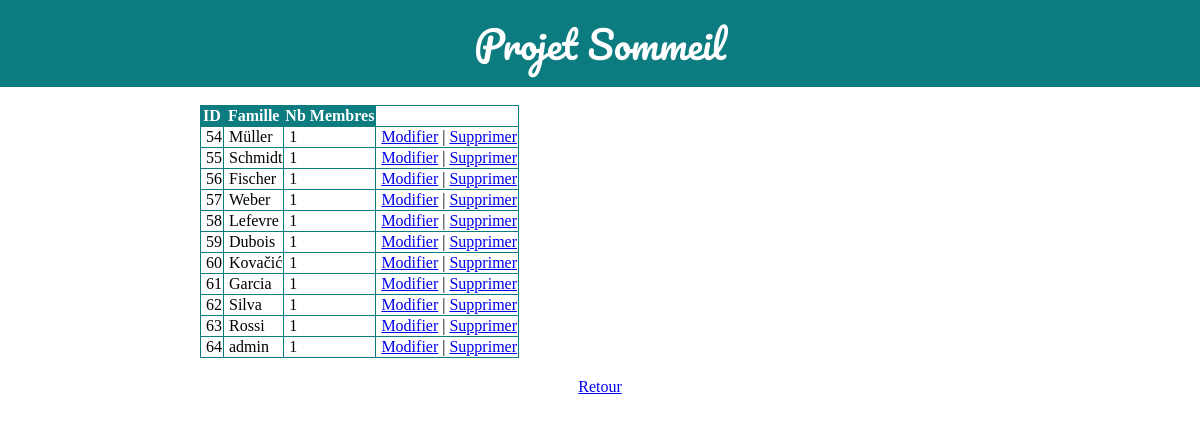
Screenshot of /admin/famille.php (signed in) with the database file from the repository.
### tables this page shows
CREATE TABLE `famille` (
  `id` int(11) NOT NULL,
  `nom` varchar(25) NOT NULL
);

### bdd.php (called while the page is built, shortened)
<?
function listeFamilles($mysqlConnection)
{
	$famille = null;
	$statment = $mysqlConnection->prepare("SELECT fa.id, fa.nom, count(*)as nbMembres from famille fa left join utilisateur ut on ut.id_famille = fa.id group by fa.id, fa.nom");
	if ($statment->execute()) {
		$famille = $statment->fetchAll();
	}
	return $famille;
}

### admin/famille.php (the view, shortened to what this page needs)
<?
include "verification.php";
$rows = listeFamilles($pdo);
?>
<!DOCTYPE html>
<html>
<head>
    <link rel="stylesheet" href="../style.css" media="screen" type="text/css" />
</head>
<body>
    <header>Projet Sommeil</header>
    <div id="container">
        <table>
            <thead>
                <tr>
                    <th>ID</th>
                    <th>Famille</th>
                    <th>Nb Membres</th>
                </tr>
            </thead>
            <tbody>
                <?php
                foreach ($rows as $row) {
                    echo "<tr>";
                    echo "<td>" . $row['id'] . "</td>";
                    echo "<td>" . $row['nom'] . "</td>";
                    echo "<td>" . $row['nbMembres'] . "</td>";
                    echo "<td><a href='edit_famille.php?id=" . $row['id'] . "'>Modifier</a> | <a onclick=\"return confirm('Êtes-vous sûr de vouloir supprimer cette famille ?')\" href='delete_famille.php?id=" . $row['id'] . "'>Supprimer</a></td>";
                    echo "</tr>";
                }
                ?>
            </tbody>
        </table>
    </div>
    <footer><a href="index.php">Retour</a></footer>
</body>
</html>

### style.css (style rules this page uses)
body { font-family: Cambria, Cochin, Georgia, Times, 'Times New Roman', serif; padding: 0; margin: 0; }
#container { max-width: 800px; margin: 0 auto; padding: 0 20px 20px 20px; }
header { margin: 0 auto; padding: 10px; text-align: center; font-family: 'DotGothic16', 'Pacifico', Cambria, Cochin, Georgia, Times, 'Times New Roman', serif;; font-family: 'Pacifico', cursive; background-color: rgb(12, 124, 128); color:white; font-size: 38px; }
div { margin-bottom: 10px; }
footer { text-align: center; }
table, td, tr, th { border: 1px solid rgb(12, 124, 128); border-collapse: collapse; }
td { padding-left: 5px; }
th { background-color: #0c7c80; color: white; }

### rows the page displays
famille: id "54", nom "Müller", nbMembres "1"
famille: id "55", nom "Schmidt", nbMembres "1"
famille: id "56", nom "Fischer", nbMembres "1"
famille: id "57", nom "Weber", nbMembres "1"
famille: id "58", nom "Lefevre", nbMembres "1"
famille: id "59", nom "Dubois", nbMembres "1"
famille: id "60", nom "Kovačić", nbMembres "1"
famille: id "61", nom "Garcia", nbMembres "1"
famille: id "62", nom "Silva", nbMembres "1"
famille: id "63", nom "Rossi", nbMembres "1"
famille: id "64", nom "admin", nbMembres "1"
